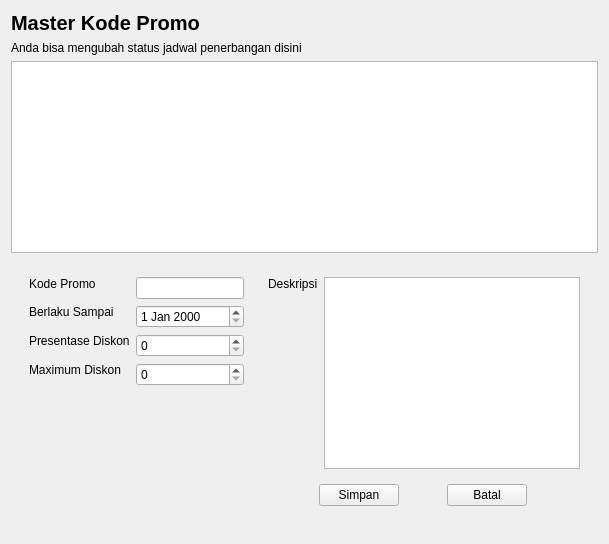
         <widget class="QWidget" name="masterkp">
          <layout class="QVBoxLayout" name="verticalLayout_6">
           <item>
            <widget class="QLabel" name="label_31">
             <property name="styleSheet">
              <string notr="true">font-weight: bold;
font-size: 20px;</string>
             </property>
             <property name="text">
              <string>Master Kode Promo</string>
             </property>
            </widget>
           </item>
           <item>
            <widget class="QLabel" name="label_32">
             <property name="text">
              <string>Anda bisa mengubah status jadwal penerbangan disini</string>
             </property>
            </widget>
           </item>
           <item>
            <widget class="QTableWidget" name="tableWidget_4"/>
           </item>
           <item>
            <widget class="QWidget" name="widget_13" native="true">
             <property name="sizePolicy">
              <sizepolicy hsizetype="Preferred" vsizetype="Expanding">
               <horstretch>0</horstretch>
               <verstretch>0</verstretch>
              </sizepolicy>
             </property>
             <layout class="QHBoxLayout" name="horizontalLayout_5">
              <item>
               <widget class="QWidget" name="widget_14" native="true">
                <property name="sizePolicy">
                 <sizepolicy hsizetype="Expanding" vsizetype="Preferred">
                  <horstretch>0</horstretch>
                  <verstretch>0</verstretch>
                 </sizepolicy>
                </property>
                <layout class="QFormLayout" name="formLayout_4">
                 <item row="0" column="0">
                  <widget class="QLabel" name="label_26">
                   <property name="sizePolicy">
                    <sizepolicy hsizetype="Maximum" vsizetype="Maximum">
                     <horstretch>0</horstretch>
                     <verstretch>0</verstretch>
                    </sizepolicy>
                   </property>
                   <property name="text">
                    <string>Kode Promo</string>
                   </property>
                  </widget>
                 </item>
                 <item row="0" column="1">
                  <widget class="QLineEdit" name="lineEdit_7">
                   <property name="sizePolicy">
                    <sizepolicy hsizetype="Maximum" vsizetype="Fixed">
                     <horstretch>0</horstretch>
                     <verstretch>0</verstretch>
                    </sizepolicy>
                   </property>
                   <property name="maximumSize">
                    <size>
                     <width>200</width>
                     <height>16777215</height>
                    </size>
                   </property>
                  </widget>
                 </item>
                 <item row="1" column="0">
                  <widget class="QLabel" name="label_27">
                   <property name="sizePolicy">
                    <sizepolicy hsizetype="Maximum" vsizetype="Maximum">
                     <horstretch>0</horstretch>
                     <verstretch>0</verstretch>
                    </sizepolicy>
                   </property>
                   <property name="text">
                    <string>Berlaku Sampai</string>
                   </property>
                  </widget>
                 </item>
                 <item row="2" column="0">
                  <widget class="QLabel" name="label_28">
                   <property name="sizePolicy">
                    <sizepolicy hsizetype="Maximum" vsizetype="Maximum">
                     <horstretch>0</horstretch>
                     <verstretch>0</verstretch>
                    </sizepolicy>
                   </property>
                   <property name="text">
                    <string>Presentase Diskon</string>
                   </property>
                  </widget>
                 </item>
                 <item row="3" column="0">
                  <widget class="QLabel" name="label_29">
                   <property name="sizePolicy">
                    <sizepolicy hsizetype="Maximum" vsizetype="Maximum">
                     <horstretch>0</horstretch>
                     <verstretch>0</verstretch>
                    </sizepolicy>
                   </property>
                   <property name="text">
                    <string>Maximum Diskon</string>
                   </property>
                  </widget>
                 </item>
                 <item row="1" column="1">
                  <widget class="QDateEdit" name="dateEdit_2">
                   <property name="sizePolicy">
                    <sizepolicy hsizetype="Maximum" vsizetype="Fixed">
                     <horstretch>0</horstretch>
                     <verstretch>0</verstretch>
                    </sizepolicy>
                   </property>
                   <property name="maximumSize">
                    <size>
                     <width>200</width>
                     <height>16777215</height>
                    </size>
                   </property>
                  </widget>
                 </item>
                 <item row="2" column="1">
                  <widget class="QSpinBox" name="spinBox_8">
                   <property name="sizePolicy">
                    <sizepolicy hsizetype="Maximum" vsizetype="Fixed">
                     <horstretch>0</horstretch>
                     <verstretch>0</verstretch>
                    </sizepolicy>
                   </property>
                   <property name="maximumSize">
                    <size>
                     <width>200</width>
                     <height>16777215</height>
                    </size>
                   </property>
                  </widget>
                 </item>
                 <item row="3" column="1">
                  <widget class="QSpinBox" name="spinBox_9">
                   <property name="sizePolicy">
                    <sizepolicy hsizetype="Maximum" vsizetype="Fixed">
                     <horstretch>0</horstretch>
                     <verstretch>0</verstretch>
                    </sizepolicy>
                   </property>
                   <property name="maximumSize">
                    <size>
                     <width>200</width>
                     <height>16777215</height>
                    </size>
                   </property>
                  </widget>
                 </item>
                </layout>
               </widget>
              </item>
              <item>
               <widget class="QWidget" name="widget_15" native="true">
                <layout class="QFormLayout" name="formLayout_5">
                 <item row="0" column="0">
                  <widget class="QLabel" name="label_30">
                   <property name="sizePolicy">
                    <sizepolicy hsizetype="Maximum" vsizetype="Maximum">
                     <horstretch>0</horstretch>
                     <verstretch>0</verstretch>
                    </sizepolicy>
                   </property>
                   <property name="text">
                    <string>Deskripsi</string>
                   </property>
                  </widget>
                 </item>
                 <item row="0" column="1">
                  <widget class="QTextEdit" name="textEdit_3"/>
                 </item>
                 <item row="1" column="0" colspan="2">
                  <widget class="QWidget" name="widget_16" native="true">
                   <layout class="QGridLayout" name="gridLayout_8">
                    <item row="0" column="0">
                     <widget class="QPushButton" name="pushButton_8">
                      <property name="sizePolicy">
                       <sizepolicy hsizetype="Maximum" vsizetype="Fixed">
                        <horstretch>0</horstretch>
                        <verstretch>0</verstretch>
                       </sizepolicy>
                      </property>
                      <property name="text">
                       <string>Simpan</string>
                      </property>
                     </widget>
                    </item>
                    <item row="0" column="1">
                     <widget class="QPushButton" name="pushButton_9">
                      <property name="sizePolicy">
                       <sizepolicy hsizetype="Maximum" vsizetype="Fixed">
                        <horstretch>0</horstretch>
                        <verstretch>0</verstretch>
                       </sizepolicy>
                      </property>
                      <property name="text">
                       <string>Batal</string>
                      </property>
                     </widget>
                    </item>
                   </layout>
                  </widget>
                 </item>
                </layout>
               </widget>
              </item>
             </layout>
            </widget>
           </item>
          </layout>
         </widget>
